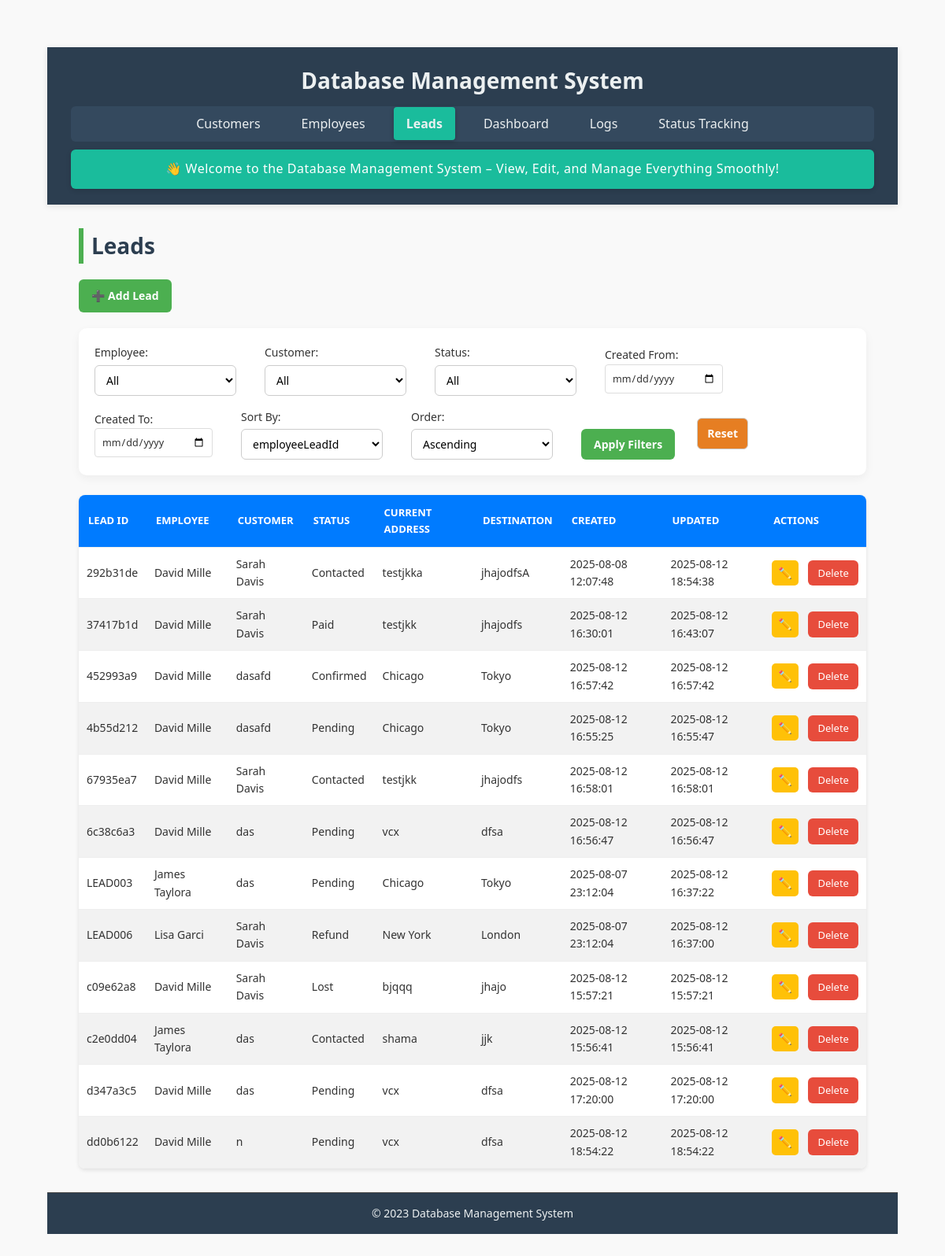
Before: /leads with the older database file.
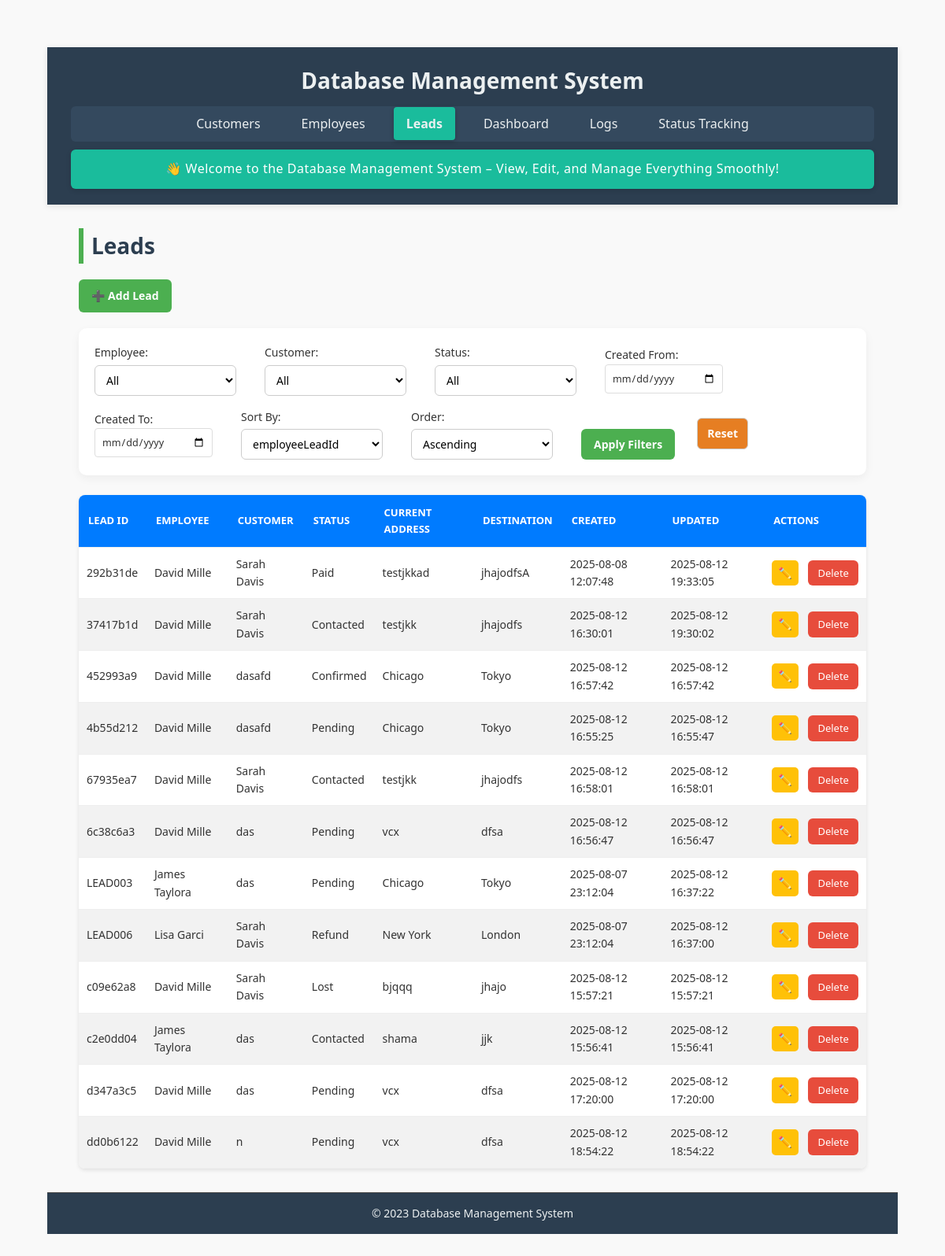
After: the same page with the newer database file.
### tables this page shows
CREATE TABLE leads (
    employeeLeadId TEXT PRIMARY KEY,
    employeeId TEXT NOT NULL,
    employeeName TEXT NOT NULL,
    employeeContactNo TEXT NOT NULL,
    customerName TEXT NOT NULL,
    customerId TEXT NOT NULL,
    customerContactNo TEXT NOT NULL,
    currentAddress TEXT NOT NULL,
    desiredDestination TEXT NOT NULL,
    status TEXT NOT NULL CHECK (status IN ('Pending', 'Contacted', 'Lost', 'Willing', 'Paid', 'Refund', 'Confirmed')),
    source TEXT NOT NULL CHECK (source IN ('Facebook', 'WhatsApp', 'Reference', 'TikTok', 'Other')),
    createdAt TEXT DEFAULT CURRENT_TIMESTAMP,
    updatedAt TEXT DEFAULT CURRENT_TIMESTAMP, amountClosed REAL DEFAULT 0,
    FOREIGN KEY (employeeId) REFERENCES employees(empId),
    FOREIGN KEY (customerId) REFERENCES customers(customerId)
);

CREATE TABLE employees (
    empId TEXT PRIMARY KEY,
    empName TEXT NOT NULL,
    phoneNo TEXT,
    targetAmount REAL NOT NULL CHECK (targetAmount >= 0),
    achievedAmount REAL NOT NULL CHECK (achievedAmount >= 0),
    createdAt TEXT DEFAULT CURRENT_TIMESTAMP,
    updatedAt TEXT DEFAULT CURRENT_TIMESTAMP
);

CREATE TABLE customers (
    customerId TEXT PRIMARY KEY,
    customerName TEXT NOT NULL,
    phone TEXT NOT NULL,
    source TEXT NOT NULL,
    currentLocation TEXT NOT NULL,
    desiredDestination TEXT NOT NULL,
    dateOfArrival TEXT,
    createdAt TEXT DEFAULT CURRENT_TIMESTAMP,
    updatedAt TEXT DEFAULT CURRENT_TIMESTAMP
, status TEXT);

### app.py (the view)
@app.route('/leads', methods=['GET'])
def leads():
    filters = {
        "employeeId": request.args.get('employeeId', ''),
        "customerId": request.args.get('customerId', ''),
        "status": request.args.get('status', ''),
        "start_date": request.args.get('start_date', ''),
        "end_date": request.args.get('end_date', '')
    }
    sort_by = request.args.get('sort_by', 'employeeLeadId')
    sort_order = request.args.get('sort_order', 'asc')
    leads = get_filtered_sorted_leads(
        filters["employeeId"],
        filters["customerId"],
        filters["status"],
        filters["start_date"],
        filters["end_date"],
        sort_by,
        sort_order
    )
    employees = get_all_employees()
    customers = get_all_customers()
    return render_template("leads.html",
                         leads=leads,
                         filters=filters,
                         sort_by=sort_by,
                         sort_order=sort_order,
                         filter_options={
                             "employees": employees,
                             "customers": customers
                         })

### app.py (called while the page is built)
def get_db_connection():
    conn = sqlite3.connect(DATABASE, timeout=10)
    conn.row_factory = sqlite3.Row
    conn.execute("PRAGMA journal_mode=WAL")
    return conn

def get_all_employees():
    with closing(get_db_connection()) as conn:
        with closing(conn.cursor()) as cursor:
            cursor.execute("SELECT empId, empName FROM employees")
            return cursor.fetchall()

def get_all_customers():
    with closing(get_db_connection()) as conn:
        with closing(conn.cursor()) as cursor:
            cursor.execute("SELECT customerId, customerName FROM customers")
            return cursor.fetchall()

### templates/leads.html (shortened to what this page needs)
{% extends "base.html" %}
{% block content %}
<h2>Leads</h2>
<div class="button-group">
    <a href="{{ url_for('add_lead') }}" class="btn">➕ Add Lead</a>
</div>
<form method="GET" action="{{ url_for('leads') }}" class="filter-form">
    <label>Employee:
        <select name="employeeId">
            <option value="">All</option>
        </select>
    </label>
    <label>Customer:
        <select name="customerId">
            <option value="">All</option>
        </select>
    </label>
    <label>Status:
        <select name="status">
            <option value="">All</option>
        </select>
    </label>
    <label>Created From:
        <input type="date" name="start_date" value="{{ filters.start_date }}">
    </label>
    <label>Created To:
        <input type="date" name="end_date" value="{{ filters.end_date }}">
    </label>
    <label>Sort By:
        <select name="sort_by">
            {% for col in ['employeeLeadId', 'employeeId', 'empName', 'customerId', 'customerName', 'status', 'currentAddress', 'desiredDestination', 'createdAt', 'updatedAt'] %}
            <option value="{{ col }}" {% if sort_by == col %}selected{% endif %}>{{ col }}</option>
            {% endfor %}
        </select>
    </label>
    <label>Order:
        <select name="sort_order">
            <option value="asc" {% if sort_order == 'asc' %}selected{% endif %}>Ascending</option>
        </select>
    </label>
    <button type="submit" class="btn">Apply Filters</button>
    <a href="{{ url_for('leads') }}" class="btn danger">Reset</a>
</form>
<table>
    <thead>
        <tr>
            <th>Lead ID</th>
            <th>Employee</th>
            <th>Customer</th>
            <th>Status</th>
            <th>Current Address</th>
            <th>Destination</th>
            <th>Created</th>
            <th>Updated</th>
            <th>Actions</th>
        </tr>
    </thead>
    <tbody>
        {% for lead in leads %}
        <tr>
            <td>{{ lead.employeeLeadId }}</td>
            <td>{{ lead.emp_name }}</td>
            <td>{{ lead.cust_name }}</td>
            <td>{{ lead.status }}</td>
            <td>{{ lead.currentAddress }}</td>
            <td>{{ lead.desiredDestination }}</td>
            <td>{{ lead.createdAt }}</td>
            <td>{{ lead.updatedAt }}</td>
            <td>
                <a href="{{ url_for('edit_lead', lead_id=lead.employeeLeadId) }}" class="btn small">✏️</a>
                <a href="{{ url_for('delete_lead', lead_id=lead.employeeLeadId) }}" class="btn-delete"
                   onclick="return confirm('Are you sure you want to delete this lead?');">Delete</a>
            </td>
        </tr>
        {% endfor %}
    </tbody>
</table>
{% endblock %}

Changed rows visible on the page:
changed leads "292b31de": status "Contacted" → "Paid"; currentAddress "testjkka" → "testjkkad"; updatedAt "2025-08-12 18:54:38" → "2025-08-12 19:33:05"
changed leads "37417b1d": status "Paid" → "Contacted"; updatedAt "2025-08-12 16:43:07" → "2025-08-12 19:30:02"
